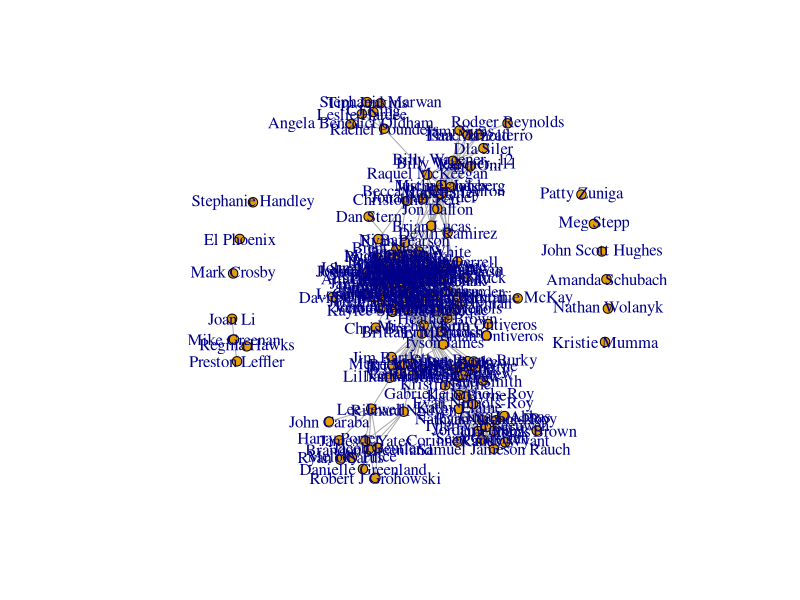

The R script that drew this image:
library(readxl)
library(igraph)

#Grab the Excel/dataset to be used
setwd("C:\\Users\\Brandon\\Documents\\facebook-datamining")
data <- read_excel("data.xlsx", sheet = "Sheet1")

#Turn it into an adjacency matrix 
data2 <- sapply(data[,-1], as.numeric)
group.g <- graph.adjacency(data2, weighted=TRUE,
                           mode="undirected", diag=FALSE)
la <- layout.fruchterman.reingold(group.g)
e.wt <- get.edge.attribute(group.g, "weight")

#Plot the graph
plot(group.g, layout=la, vertex.size=5,edge.width=e.wt,
     vertex.label=V(group.g)$name)

